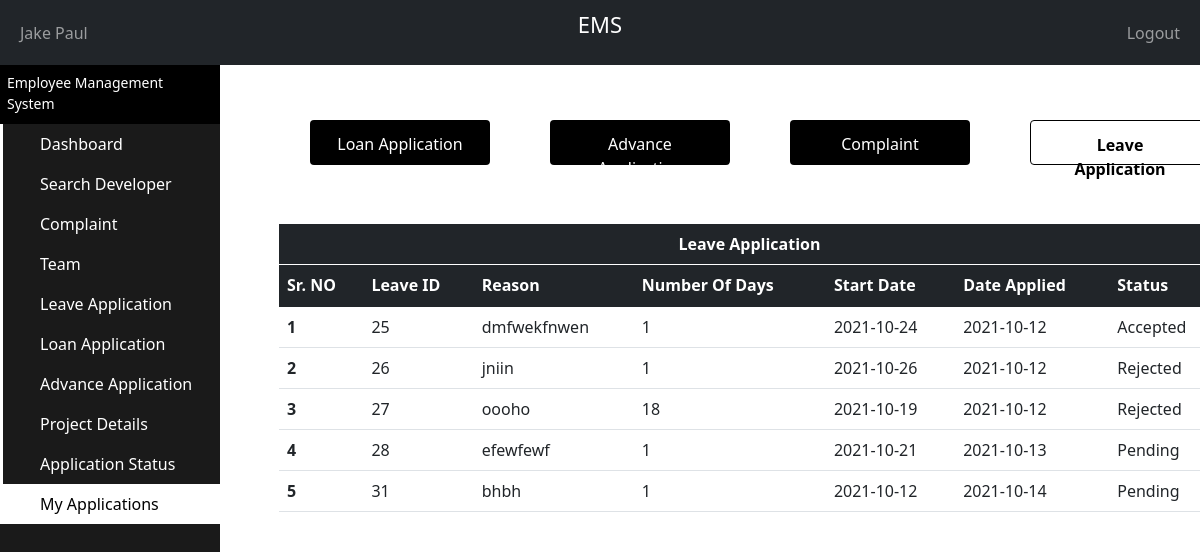
The page /PHP/Manager_MyLeaveApplication.php (signed in) on the database its author committed.
### tables this page shows
CREATE TABLE `leave_table` (
  `LeaveTable_ID` int(11) NOT NULL,
  `Developer_ID` int(11) NOT NULL,
  `Manager_ID` int(11) NOT NULL,
  `Reason` varchar(500) NOT NULL,
  `NumberOfDays` int(2) NOT NULL,
  `StartDate` date NOT NULL,
  `DateApplied` date NOT NULL,
  `Status` varchar(25) NOT NULL
);

### PHP/Manager_MyLeaveApplication.php (the view, shortened to what this page needs)
<?php
    include "Connection.php";
?>
<!doctype html>
<html lang="en">
  <head>
    <link href="https://cdn.jsdelivr.net/npm/bootstrap@5.1.1/dist/css/bootstrap.min.css" rel="stylesheet">
  </head>
  <body>
  <nav class="navbar navbar-expand-md navbar-dark bg-dark">
      <div class="container-fluid">
        <div class="navbar-collapse collapse w-100 order-1 order-md-0 dual-collapse2">
          <ul class="navbar-nav me-auto">
            <li class="nav-item active">
              <a class="nav-link" href="Manager_PersonalDetails.php">
                <?php
                  if(isset($_SESSION['fname']) && isset($_SESSION['lname']))
                  {
                    echo"$_SESSION[fname] $_SESSION[lname]";
                  }
                  else
                   echo"Manager Name";
                  ?>
              </a>
            </li>
          </ul>
        </div>
        <div class="mx-auto order-0">
          <p style="color: white;font-size:22px;">EMS</p>
        </div>
        <div class="navbar-collapse collapse w-100 order-3 dual-collapse2">
          <ul class="navbar-nav ms-auto">
            <li class="nav-item">
              <a class="nav-link" href="Logout.php">Logout</a>
            </li>
          </ul>
        </div>
      </div>
    </nav>
    <div class="sidebar-container">
      <div class="sidebar-logo">
        <span> Employee Management System </span>
      </div>
      <ul class="sidebar-navigation">
        <li>
          <a style="text-decoration: none;" href="Manager_Dashboard.php">
            <i class="fa fa-home" aria-hidden="true"></i> Dashboard
          </a>
        </li>
        <li>
          <a style="text-decoration: none;" href="Manager_SearchDeveloper.php">
            <i class="fa fa-tachometer" aria-hidden="true"></i> Search Developer
          </a>
        </li>
        <li>
          <a style="text-decoration: none;" href="Manager_Complaint.php">
            <i class="fa fa-tachometer" aria-hidden="true"></i> Complaint
          </a>
        </li>
        <li>
          <a style="text-decoration: none;" href="Manager_Team.php">
            <i class="fa fa-tachometer" aria-hidden="true"></i> Team
          </a>
        </li>
        <li>
          <a style="text-decoration: none;;" href="Manager_LeaveApplication.php">
            <i class="fa fa-tachometer" aria-hidden="true"></i> Leave Application
          </a>
        </li>
        <li>
          <a style="text-decoration: none;" href="Manager_LoanApplication.php">
          <i class="fa fa-tachometer" aria-hidden="true"></i> Loan Application
          </a>
        </li>
        <li>
          <a style="text-decoration: none;" href="Manager_AdvanceApplication.php">
            <i class="fa fa-tachometer" aria-hidden="true"></i> Advance Application
          </a>
        </li>
        <li>
          <a style="text-decoration: none;" href="Manager_ProjectDetails.php">
          <i class="fa fa-tachometer" aria-hidden="true"></i>Project Details
          </a>
        </li>
        <li>
          <a style="text-decoration: none;" href="Manager_ApplicationStatusLeave.php">
            <i class="fa fa-tachometer" aria-hidden="true"></i> Application Status
          </a>
        </li>
        <li>
          <a style="text-decoration: none;background-color: white;color: black;" href="Manager_ApplicationStatus.php">
            <i class="fa fa-tachometer" aria-hidden="true"></i> My Applications
          </a>
        </li>
      </ul>
    </div>
    <div class="content-container">
      <div  style="width:100%;overflow-y: scroll; height:85%;position:fixed" class="container-fluid">
      <div >
        <div style="margin-top: 3%;padding-bottom: 5%;"class="row">
            <a href="Manager_MyLoanApplication.php" style="height:45px;width:15%;margin-left: 7.5%;background-color: black;color:white" class ="AcitonButtons" value="Admin Dashboard">Loan Application</a>
            <a href="Manager_MyAdvanceApplication.php" style="height:45px;width:15%;margin-left: 5%;background-color: black;color:white;"class ="AcitonButtons" value="Update Information">Advance Application</a>
            <a href="Manager_ApplicationStatus.php" style="height:45px;width:15%;margin-left: 5%;background-color: black;color:white;"class ="AcitonButtons" value="Recieved Complaint">Complaint</a>
            <a href="Manager_MyLeaveApplication.php" style="height:45px;width:15%;margin-left: 5%;background-color: white;color:black;border:1px solid black" class ="AcitonButtons" value="Admin Dashboard"><b>Leave Application</b></a>
        </div>
        <div style="width:80%;">
          <?php
            $ID = $_SESSION['uid'];
            $sql = "SELECT * FROM leave_table WHERE Manager_ID ='$ID' and Developer_ID='-1'";
            $i = 0;
            $result = mysqli_query($con, $sql);
            echo'
                <div style="width:100%;margin-left: 5%;margin-top: 0%;float:left;"class="jumbotron">
                  <table style="margin-bottom: 0px;padding-bottom: 0px;"class="table">
                    <thead class="table-dark">
                      <tr >
                        <th style="text-align: center;border-bottom: 1px solid white;">Leave Application</th>
                      </tr>
                    </thead>
                  </table>
                </div>';
                echo'
                <div style="width:100%;margin-left: 5%;float:left"class="jumbotron">
                <table style="margin-top:0px;padding-top: 0px"class="table">
                  <thead class="table-dark">
                    <tr>
                      <th scope="col">Sr. NO</th>
                      <th scope="col">Leave ID</th>
                      <th scope="col">Reason</th>
                      <th scope="col">Number Of Days</th>
                      <th scope="col">Start Date</th>
                      <th scope="col">Date Applied</th>
                      <th scope="col">Status</th>
                    </tr>
                  </thead>
                  <tbody>';
                  while($row=mysqli_fetch_array($result))
                  {
                    $i++;
                    echo'
                    <tr>
                      <th>'.$i.'</th>
                      <td>'.$row["LeaveTable_ID"].'</td>
                      <td>'.$row["Reason"] .'</td>
                      <td>'.$row["NumberOfDays"].'</td>
                      <td>'.$row["StartDate"].'</td>
                      <td>'.$row["DateApplied"].'</td>
                      <td>'.$row["Status"].'</td>
                    </tr>';
                  };
                  echo'</tbody>
                  </table>
                  </div>';
        ?>
        </div>
      </div>
    </div>
    </div>
  </body>
</html>

### PHP/Manager_MyLeaveApplication.php (style rules this page uses)
.AcitonButtons { background-color: #04AA6D; color: rgb(255, 255, 255); padding: 12px 20px; border: none; border-radius: 4px; text-decoration: none; text-align:center; cursor: pointer; float: right; }
html,body { height:100%; margin: 0; }
.sidebar-container { position: fixed; width: 220px; height: 100%; left: 0; overflow-x: hidden; overflow-y: auto; background: #1a1a1a; color: #fff; }
.content-container { padding-top: 20px; }
.sidebar-logo { padding: 7px 15px 10px 7px; font-size: 14px; background-color: #000000; }
.sidebar-navigation { padding: 0; margin: 0; list-style-type: none; position: relative; }
.sidebar-navigation li { background-color: transparent; position: relative; display: inline-block; width: 100%; line-height: 20px; }
.sidebar-navigation li a { padding: 10px 15px 10px 30px; display: block; color: #fff; }
.sidebar-navigation li::before { background-color: white; position: absolute; content: ''; height: 100%; left: 0; top: 0; -webkit-transition: width 0.2s ease-in; transition: width 0.2s ease-in; color: #000000; width: 3px; z-index: -1; }
.content-container { padding-left: 220px; }

### rows shown on the page
leave_table: LeaveTable_ID "25", Reason "dmfwekfnwen", NumberOfDays "1", StartDate "2021-10-24", DateApplied "2021-10-12", Status "Accepted"
leave_table: LeaveTable_ID "26", Reason "jniin", NumberOfDays "1", StartDate "2021-10-26", DateApplied "2021-10-12", Status "Rejected"
leave_table: LeaveTable_ID "27", Reason "oooho", NumberOfDays "18", StartDate "2021-10-19", DateApplied "2021-10-12", Status "Rejected"
leave_table: LeaveTable_ID "28", Reason "efewfewf", NumberOfDays "1", StartDate "2021-10-21", DateApplied "2021-10-13", Status "Pending"
leave_table: LeaveTable_ID "31", Reason "bhbh", NumberOfDays "1", StartDate "2021-10-12", DateApplied "2021-10-14", Status "Pending"

### other values the page prints
$_SESSION[fname] "Jake"
$_SESSION[lname] "Paul"
